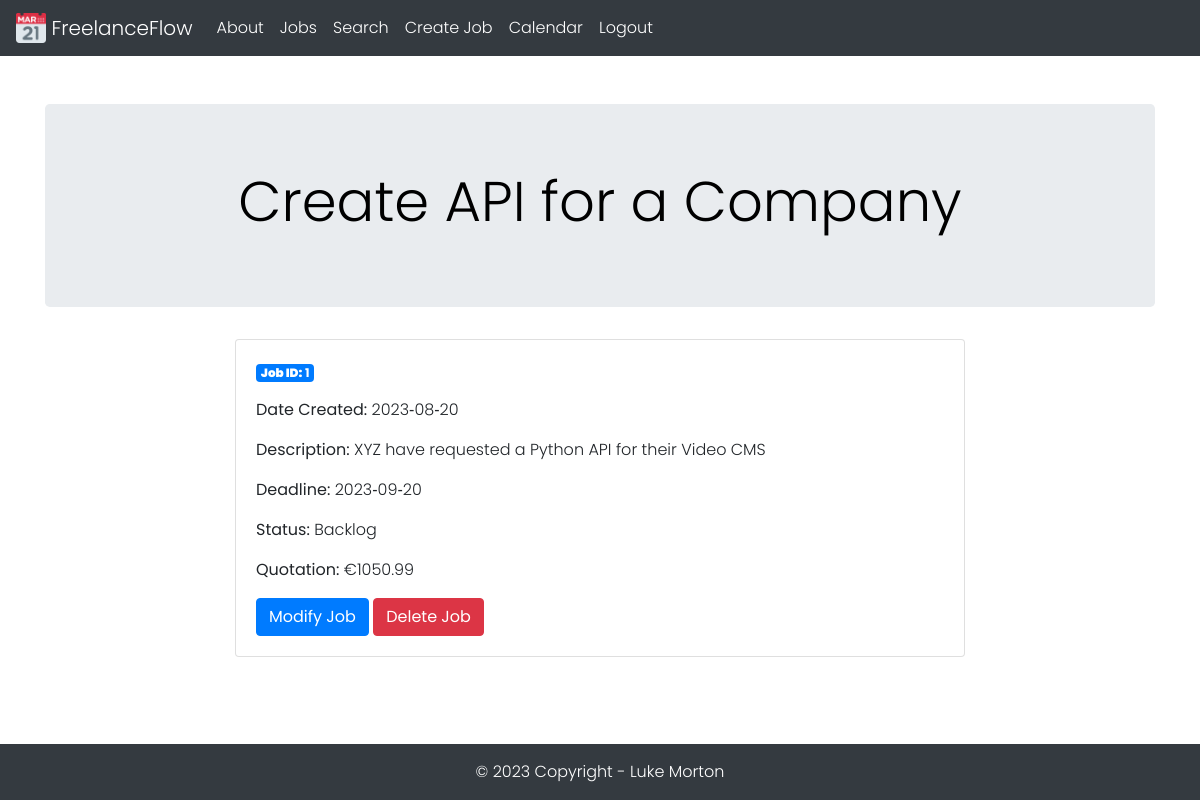
Page /1 (signed in) on the earlier database version.
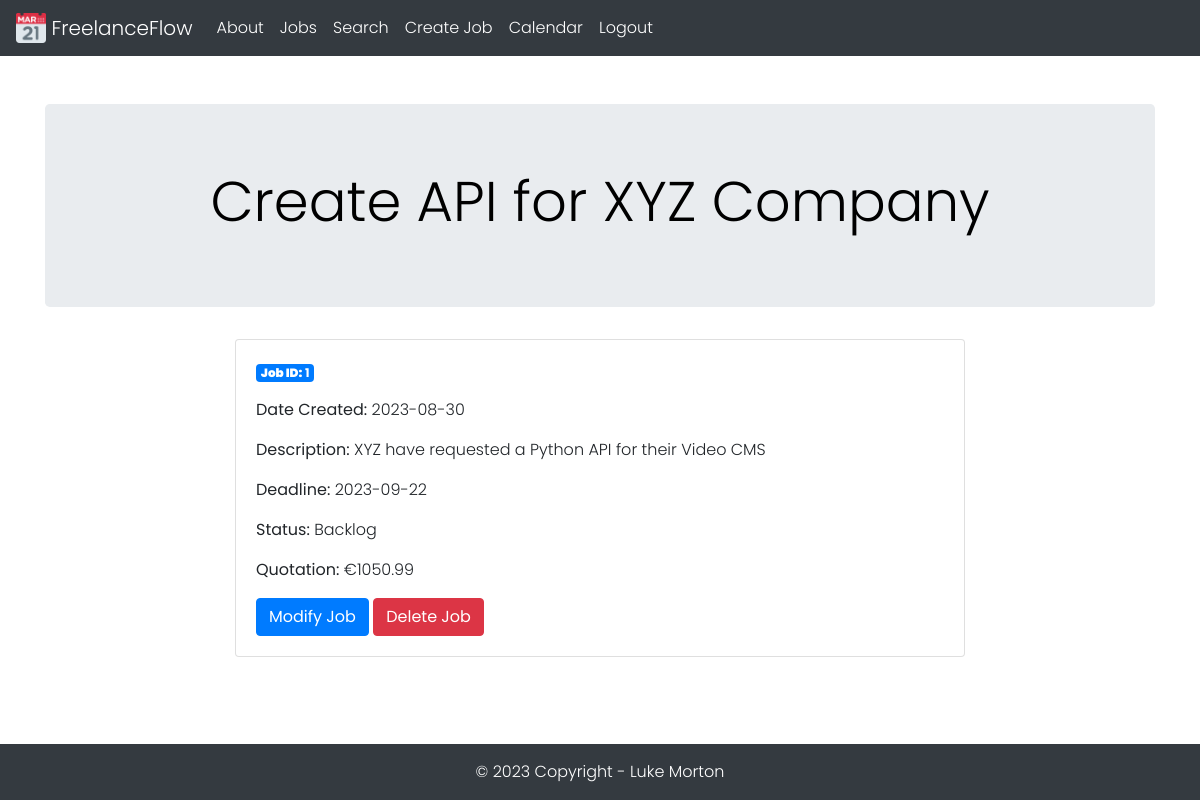
Same page on the later database version.
### tables this page shows
CREATE TABLE Jobs (
    jobid INTEGER PRIMARY KEY AUTOINCREMENT,
    title TEXT NOT NULL,
    description TEXT NOT NULL,
    datecreated TEXT NOT NULL,
    deadline TEXT NOT NULL,
    status TEXT NOT NULL,
    quotation REAL NOT NULL,
    createdby INTEGER,
    FOREIGN KEY (createdby) REFERENCES Users(userid)
);

### application.py (the view)
@app.route('/<int:job_id>')
@login_required
def job(job_id):
    job = get_job(job_id)
    return render_template('job.html', job=job)

### application.py (called while the page is built)
def database_connection():
    conn = sqlite3.connect('freelanceflow.db')
    conn.row_factory = sqlite3.Row
    return conn

@login_manager.user_loader
def load_user(user_id):
    conn = database_connection()
    user_data = conn.execute('SELECT * FROM Users WHERE userid = ?', (user_id,)).fetchone()
    conn.close()
    if user_data is None:
        return None
    user = User(user_data['userid'], user_data['emailaddress'], user_data['password'], user_data['firstname'], user_data['lastname'], user_data['username'], user_data['accounttype'])
    return user

def get_job(job_id):
    conn = database_connection()
    job = conn.execute('SELECT * FROM Jobs WHERE jobid = ?', (job_id,)).fetchone()
    conn.close()
    if job is None:
        abort(404)
    return job

### templates/job.html (shortened to what this page needs)
{% extends 'base.html' %}
{% block jumbotron_title %} {{ job['title'] }} {% endblock %}
{% block content %}
    <div class="container">
        <div class="row justify-content-center">
            <div class="col-md-8">
                <div class="card">
                    <div class="card-body">
                        <p class="badge badge-primary"><strong>Job ID:</strong> {{ job['jobid'] }}</p>
                        <p class="card-text"><strong>Date Created:</strong> {{ job['datecreated'] }}</p>
                        <p class="card-text"><strong>Description:</strong> {{ job['description'] }}</p>
                        <p class="card-text"><strong>Deadline:</strong> {{ job['deadline'] }}</p>
                        <p class="card-text"><strong>Status:</strong> {{ job['status'] }}</p>
                        <p class="card-text"><strong>Quotation:</strong> €{{ job['quotation'] }}</p>
                        <a href="{{ url_for('modifyjob', job_id=job['jobid']) }}" class="btn btn-primary">Modify Job</a>
                        <a href="{{ url_for('deletejob', job_id=job['jobid']) }}" class="btn btn-danger" onclick="return confirm('Are you sure you want to delete this job?')">Delete Job</a>
                    </div>
                </div>
            </div>
        </div>
    </div>
{% endblock %}

Differences in the rows shown:
changed Jobs "XYZ have requested a Python API for their Video CMS": title "Create API for a Company" → "Create API for XYZ Company"; datecreated "2023‐08‐20" → "2023-08-30"; deadline "2023‐09‐20" → "2023-09-22"
